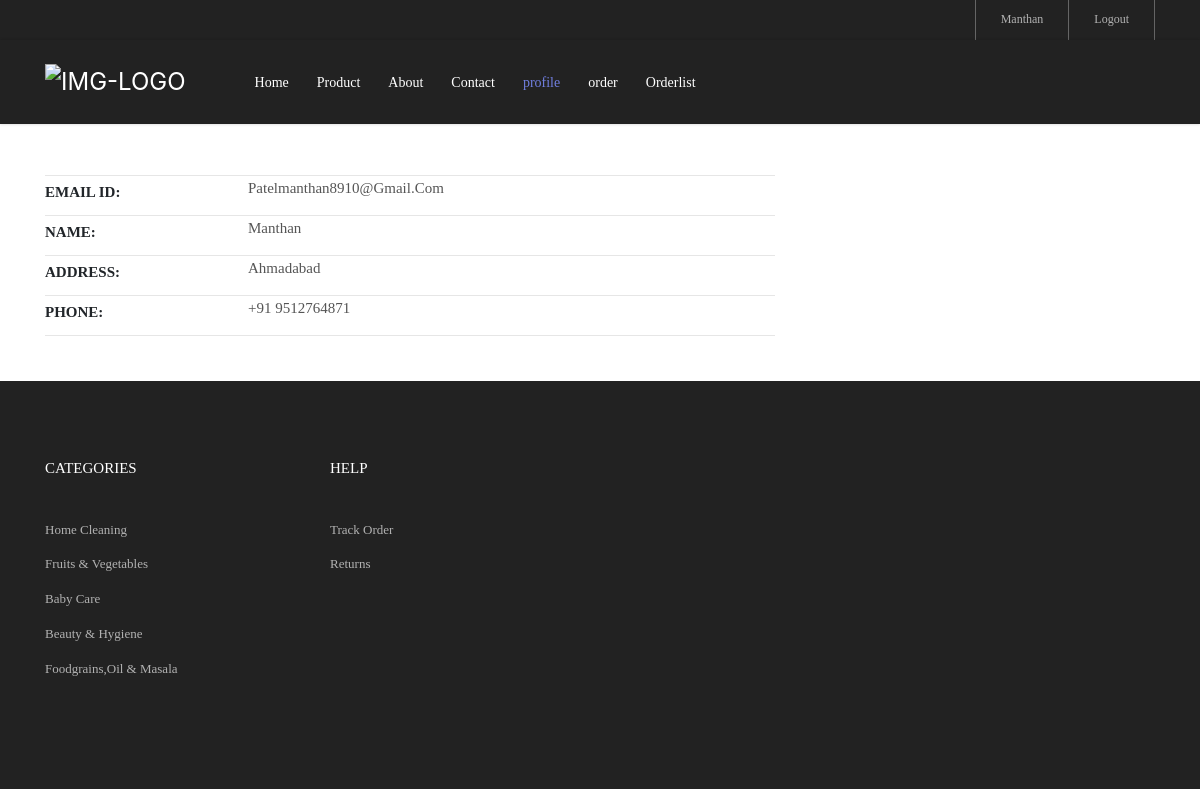
Page /buyer/profiletest.php (signed in) on the committed database.
### tables this page shows
CREATE TABLE `buyer_master` (
  `Email_ID` varchar(50) NOT NULL,
  `Name` varchar(30) NOT NULL,
  `Password` varchar(30) NOT NULL,
  `Telephone_No` bigint(20) NOT NULL,
  `Address` varchar(100) NOT NULL
);

### buyer/session.php (called while the page is built, shortened)
<?php
   include 'connection.php';
   if(isset($_SESSION['login']))
   {
       $user_check = $_SESSION['login'];
   $sql = "select * from buyer_master where Email_ID = '$user_check' ";
   $result = mysqli_query($connect,$sql);
   $row =mysqli_fetch_assoc($result);
   $login_session = $row['Name'];
   }
?>

### buyer/profiletest.php (the view, shortened to what this page needs)
<!DOCTYPE html>
<html lang="en">
<head>
    <link rel="stylesheet" type="text/css" href="vendor/bootstrap/css/bootstrap.min.css">
    <link rel="stylesheet" type="text/css" href="fonts/font-awesome-4.7.0/css/font-awesome.min.css">
    <link rel="stylesheet" type="text/css" href="fonts/iconic/css/material-design-iconic-font.min.css">
    <link rel="stylesheet" type="text/css" href="fonts/linearicons-v1.0.0/icon-font.min.css">
    <link rel="stylesheet" type="text/css" href="vendor/animate/animate.css">
    <link rel="stylesheet" type="text/css" href="vendor/css-hamburgers/hamburgers.min.css">
    <link rel="stylesheet" type="text/css" href="vendor/animsition/css/animsition.min.css">
    <link rel="stylesheet" type="text/css" href="vendor/select2/select2.min.css">
    <link rel="stylesheet" type="text/css" href="vendor/daterangepicker/daterangepicker.css">
    <link rel="stylesheet" type="text/css" href="vendor/slick/slick.css">
    <link rel="stylesheet" type="text/css" href="vendor/MagnificPopup/magnific-popup.css">
    <link rel="stylesheet" type="text/css" href="vendor/perfect-scrollbar/perfect-scrollbar.css">
    <link rel="stylesheet" type="text/css" href="css/util.css">
    <link rel="stylesheet" type="text/css" href="css/main.css">
	<link href="../buyer/profile/css/bootstrap.min.css" rel="stylesheet" >
</head>
<body class="animsition">
<header class="header-v4">
    <div class="container-menu-desktop">
        <div class="top-bar">
            <div class="content-topbar flex-sb-m h-full container">
                <div class="right-top-bar flex-w h-full">
                <?php
                    include 'session.php';
                    if(!isset($_SESSION['login']))
                    {
                	?>
                        <a href="../login/login.php" class="flex-c-m trans-04 p-lr-25">login
                        </a>
                        <a href="../login/signup.php" class="flex-c-m trans-04 p-lr-25">Sign-up
                        </a>
                	<?php
                    }
                     else
                    {
                	?>
                        <a href="profiletest.php" class="flex-c-m trans-04 p-lr-25">
                                <?php   echo $login_session;  ?>
                        </a>
                        <a href="../login/logout.php" class="flex-c-m trans-04 p-lr-25">Logout
                        </a>
					<?php
						}
					?>
                </div>
            </div>
        </div>
        <div class="wrap-menu-desktop how-shadow1">
            <nav class="limiter-menu-desktop container">
                <a href="#" class="logo">
                    <img src="images\icons\logo2.png" alt="IMG-LOGO">
                </a>
                <div class="menu-desktop">
                    <ul class="main-menu">
                        <li>
                            <a href="Quickpick.php">Home</a>
                        </li>
                        <li>
                            <a href="product.php">Product</a>
                        </li>
                        <li>
                            <a href="about.php">About</a>
                        </li>
                        <li>
                            <a href="contact.php">Contact</a>
                        </li>
						 <li class="active-menu">
                            <a href="profiletest.php">profile</a>
                        </li>
                        <li>
                            <a href="orderhistory.php">order</a>
                        </li>
                        <li>
                            <a href="orderlisthistory.php">Orderlist</a>
                        </li>
                    </ul>
                </div>
               <div class="wrap-icon-header flex-w flex-r-m">
                   <a href="#">
						<div class="icon-header-item cl2 hov-cl1 trans-04 p-l-22 p-r-11 js-show-filter-list">
							<i class="zmdi zmdi-filter-list"></i>
						</div>
				   </a>
                    <a href="shoping-cart.php">
                        <div class="icon-header-item cl2 hov-cl1 trans-04 p-l-22 p-r-11 js-show-cart">
                             <i class="zmdi zmdi-shopping-cart"></i>
                        </div>
                    </a>
                </div>
            </nav>
        </div>
    </div>
</header>
   <div class="container emp-profile">
                <div class="row">
                    <div class="col-md-4">
                    </div>
                    <div class="col-md-6">
                        <div class="profile-head">
                                    <h6>
                                       <br />
                                    </h6>
                        </div>
                    </div>
                </div>
	   <h6>
                                       <br />
                                    </h6>
                <div class="row">
					<?php
						$email = $row['Email_ID'];
						$phone = $row['Telephone_No'];
						$add = $row['Address'];
					?>
                    <div class="col-md-8">
                        <div class="tab-content profile-tab" id="myTabContent">
                            <div class="tab-pane fade show active" id="home" role="tabpanel" aria-labelledby="home-tab">
								<table border="0" align="center" class="table-shopping-cart">
									<tr >
										<th class="stext-101">
											<label >Email Id:</label>
										</th>
										<td class="stext-1" >
											<p><?php echo $email; ?></p>
										</td>
									</tr>
                                    <tr >
										<th class="stext-101">
											<label>Name:</label>
										</th>
										<td class=" stext-1">
											<p><?php echo $login_session; ?></p>
										</td>
									</tr>
									<tr >
										<th class="stext-101">
											<label>Address:</label>
										</th>
										<td class=" stext-1">
											<p><?php echo $add; ?></p>
										</td>
									</tr>
									<tr >
										<th class="stext-101">
											<label>Phone:</label>
										</th>
										<td class=" stext-1">
											<p>+91 <?php echo $phone; ?></p>
										</td>
									</tr>
								</table>
								<br /><br />
                                        </div>
									</div>
								</div>
							</div>
						</div>
        <?php include 'footer.php';  ?>
    </body>
</html>

### buyer/css/main.css (style rules this page uses)
.container { max-width: 1380px; }
@media (max-width: 1600px) { .container { max-width: 1200px; } }
.container-menu-desktop { height: auto; width: 100%; position: relative; -webkit-transition: all 0.3s; -o-transition: all 0.3s; -moz-transition: all 0.3s; transition: all 0.3s; }
.header-v4 .container-menu-desktop { height: 124px; }
.top-bar { height: 40px; background-color: #222; }
.right-top-bar a { font-family: Poppins-Regular; font-size: 12px; line-height: 1.8; height: 100%; color: #b2b2b2; border-right: 1px solid rgba(255,255,255,0.3); }
.right-top-bar a:first-child { border-left: 1px solid rgba(255,255,255,0.3); }
.wrap-menu-desktop { position: fixed; z-index: 1100; background-color: transparent; width: 100%; height: 84px; top: 40px; left: 0px; -webkit-transition: height 0.3s, background-color 0.3s; -o-transition: height 0.3s, background-color 0.3s; -moz-transition: height 0.3s, background-color 0.3s; transition: height 0.3s, background-color 0.3s; }
.header-v4 .wrap-menu-desktop { background-color: #222; }
.limiter-menu-desktop { height: 100%; display: -webkit-box; display: -webkit-flex; display: -moz-box; display: -ms-flexbox; display: flex; align-items: center; background-color: transparent; }
.logo { display: -webkit-box; display: -webkit-flex; display: -moz-box; display: -ms-flexbox; display: flex; align-items: center; height: 65%; margin-right: 55px; color: #ffffff; font-size: 24px; }
.logo img { max-width: 100%; max-height: 100%; }
.menu-desktop { display: -webkit-box; display: -webkit-flex; display: -moz-box; display: -ms-flexbox; display: flex; align-items: center; height: 100%; }
.main-menu { list-style-type: none; margin: 0; display: -webkit-box; display: -webkit-flex; display: -moz-box; display: -ms-flexbox; display: flex; align-items: center; }
.main-menu > li { display: block; position: relative; padding: 20px 10px 20px 0px; margin: 0px 4px 0px 14px; }
.main-menu > li > a { font-family: Poppins-Medium; font-size: 14px; color: #ffffff; padding: 5px 0px; transition: all 0.4s; -webkit-transition: all 0.4s; -o-transition: all 0.4s; -moz-transition: all 0.4s; }
.wrap-icon-header { flex-grow: 1; }
.icon-header-item { position: relative; font-size: 26px; line-height: 1; cursor: pointer; }
.main-menu > li.active-menu > a { color: #717fe0; }
.table-shopping-cart { border-collapse: collapse; width: 100%; min-width: 680px; }
.table-shopping-cart tr { border-top: 1px solid #e6e6e6; border-bottom: 1px solid #e6e6e6; }
.table-shopping-cart td { font-family: Poppins-Regular; color: #555; line-height: 1.6; }
.cl2 { color: #ffffff; }
.stext-101 { font-family: Poppins-Medium; font-size: 15px; line-height: 1.466667; text-transform: uppercase; }
.stext-1 { font-family: Poppins-Medium; font-size: 15px; line-height: 1.466667; text-transform: capitalize; text-align: left }
body { font-family: 'Clear Sans', sans-serif; }
.how-shadow1 { box-shadow: 0 0px 3px 0px rgba(0,0,0,0.2); -moz-box-shadow: 0 0px 3px 0px rgba(0,0,0,0.2); -webkit-box-shadow: 0 0px 3px 0px rgba(0,0,0,0.2); -o-box-shadow: 0 0px 3px 0px rgba(0,0,0,0.2); -ms-box-shadow: 0 0px 3px 0px rgba(0,0,0,0.2); }

### rows in the picture
buyer_master: Name "Manthan", Email_ID "Patelmanthan8910@gmail.com", Address "Ahmadabad", Telephone_No "9512764871"
